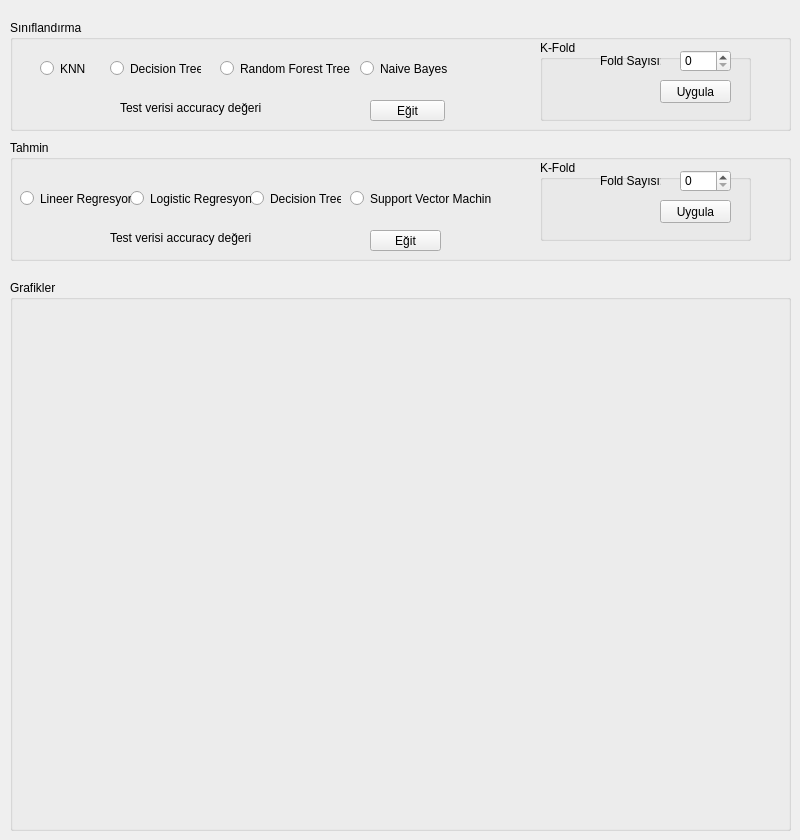
    <widget class="QWidget" name="tabTraining">
     <attribute name="title">
      <string>Eğitim</string>
     </attribute>
     <widget class="QGroupBox" name="groupBoxClassification">
      <property name="geometry">
       <rect>
        <x>10</x>
        <y>20</y>
        <width>781</width>
        <height>111</height>
       </rect>
      </property>
      <property name="title">
       <string>Sınıflandırma</string>
      </property>
      <widget class="QRadioButton" name="radioButtonKNNClassifier">
       <property name="geometry">
        <rect>
         <x>30</x>
         <y>40</y>
         <width>82</width>
         <height>17</height>
        </rect>
       </property>
       <property name="text">
        <string>KNN</string>
       </property>
      </widget>
      <widget class="QRadioButton" name="radioButtonDecisionTreeClassifier">
       <property name="geometry">
        <rect>
         <x>100</x>
         <y>40</y>
         <width>91</width>
         <height>17</height>
        </rect>
       </property>
       <property name="text">
        <string>Decision Tree</string>
       </property>
      </widget>
      <widget class="QRadioButton" name="radioButtonRandomForestTreeClassifier">
       <property name="geometry">
        <rect>
         <x>210</x>
         <y>40</y>
         <width>131</width>
         <height>17</height>
        </rect>
       </property>
       <property name="text">
        <string>Random Forest Tree</string>
       </property>
      </widget>
      <widget class="QRadioButton" name="radioButtonNaiveBayesClassifier">
       <property name="geometry">
        <rect>
         <x>350</x>
         <y>40</y>
         <width>91</width>
         <height>17</height>
        </rect>
       </property>
       <property name="text">
        <string>Naive Bayes</string>
       </property>
      </widget>
      <widget class="QPushButton" name="pushButtonClassificationTrain">
       <property name="geometry">
        <rect>
         <x>360</x>
         <y>80</y>
         <width>75</width>
         <height>21</height>
        </rect>
       </property>
       <property name="text">
        <string>Eğit</string>
       </property>
      </widget>
      <widget class="QLabel" name="labelTestDataAccuracy">
       <property name="geometry">
        <rect>
         <x>250</x>
         <y>80</y>
         <width>47</width>
         <height>16</height>
        </rect>
       </property>
       <property name="text">
        <string/>
       </property>
      </widget>
      <widget class="QLabel" name="label_13">
       <property name="geometry">
        <rect>
         <x>110</x>
         <y>80</y>
         <width>141</width>
         <height>16</height>
        </rect>
       </property>
       <property name="text">
        <string>Test verisi accuracy değeri:</string>
       </property>
      </widget>
      <widget class="QGroupBox" name="groupBoxKFoldClassification">
       <property name="geometry">
        <rect>
         <x>530</x>
         <y>20</y>
         <width>211</width>
         <height>81</height>
        </rect>
       </property>
       <property name="title">
        <string>K-Fold</string>
       </property>
       <widget class="QSpinBox" name="spinBoxNFoldClassification">
        <property name="geometry">
         <rect>
          <x>140</x>
          <y>10</y>
          <width>51</width>
          <height>22</height>
         </rect>
        </property>
       </widget>
       <widget class="QLabel" name="label_15">
        <property name="geometry">
         <rect>
          <x>60</x>
          <y>10</y>
          <width>61</width>
          <height>21</height>
         </rect>
        </property>
        <property name="text">
         <string>Fold Sayısı:</string>
        </property>
       </widget>
       <widget class="QPushButton" name="pushButtonApplyKFoldClassification">
        <property name="geometry">
         <rect>
          <x>120</x>
          <y>40</y>
          <width>71</width>
          <height>23</height>
         </rect>
        </property>
        <property name="text">
         <string>Uygula</string>
        </property>
       </widget>
      </widget>
     </widget>
     <widget class="QGroupBox" name="groupBoxRegression">
      <property name="geometry">
       <rect>
        <x>10</x>
        <y>140</y>
        <width>781</width>
        <height>121</height>
       </rect>
      </property>
      <property name="title">
       <string>Tahmin</string>
      </property>
      <widget class="QRadioButton" name="radioButtonSVMRegression">
       <property name="geometry">
        <rect>
         <x>340</x>
         <y>50</y>
         <width>141</width>
         <height>17</height>
        </rect>
       </property>
       <property name="text">
        <string>Support Vector Machine</string>
       </property>
      </widget>
      <widget class="QRadioButton" name="radioButtonDecisionTreeRegression">
       <property name="geometry">
        <rect>
         <x>240</x>
         <y>50</y>
         <width>91</width>
         <height>17</height>
        </rect>
       </property>
       <property name="text">
        <string>Decision Tree</string>
       </property>
      </widget>
      <widget class="QRadioButton" name="radioButtonLogisticRegression">
       <property name="geometry">
        <rect>
         <x>120</x>
         <y>50</y>
         <width>121</width>
         <height>17</height>
        </rect>
       </property>
       <property name="text">
        <string>Logistic Regresyon</string>
       </property>
      </widget>
      <widget class="QRadioButton" name="radioButtonLinearRegression">
       <property name="geometry">
        <rect>
         <x>10</x>
         <y>50</y>
         <width>111</width>
         <height>17</height>
        </rect>
       </property>
       <property name="text">
        <string>Lineer Regresyon</string>
       </property>
      </widget>
      <widget class="QLabel" name="label_14">
       <property name="geometry">
        <rect>
         <x>100</x>
         <y>90</y>
         <width>141</width>
         <height>16</height>
        </rect>
       </property>
       <property name="text">
        <string>Test verisi accuracy değeri:</string>
       </property>
      </widget>
      <widget class="QLabel" name="labelTestDataAccuracyRegression">
       <property name="geometry">
        <rect>
         <x>240</x>
         <y>90</y>
         <width>47</width>
         <height>16</height>
        </rect>
       </property>
       <property name="text">
        <string/>
       </property>
      </widget>
      <widget class="QPushButton" name="pushButtonRegressionTrain">
       <property name="geometry">
        <rect>
         <x>360</x>
         <y>90</y>
         <width>71</width>
         <height>21</height>
        </rect>
       </property>
       <property name="text">
        <string>Eğit</string>
       </property>
      </widget>
      <widget class="QGroupBox" name="groupBoxKFoldReggression">
       <property name="geometry">
        <rect>
         <x>530</x>
         <y>20</y>
         <width>211</width>
         <height>81</height>
        </rect>
       </property>
       <property name="title">
        <string>K-Fold</string>
       </property>
       <widget class="QSpinBox" name="spinBoxNFoldRegression">
        <property name="geometry">
         <rect>
          <x>140</x>
          <y>10</y>
          <width>51</width>
          <height>22</height>
         </rect>
        </property>
       </widget>
       <widget class="QLabel" name="label_16">
        <property name="geometry">
         <rect>
          <x>60</x>
          <y>10</y>
          <width>61</width>
          <height>21</height>
         </rect>
        </property>
        <property name="text">
         <string>Fold Sayısı:</string>
        </property>
       </widget>
       <widget class="QPushButton" name="pushButtonApplyKFoldRegression">
        <property name="geometry">
         <rect>
          <x>120</x>
          <y>40</y>
          <width>71</width>
          <height>23</height>
         </rect>
        </property>
        <property name="text">
         <string>Uygula</string>
        </property>
       </widget>
      </widget>
     </widget>
     <widget class="QGroupBox" name="groupBoxGraphs">
      <property name="geometry">
       <rect>
        <x>10</x>
        <y>280</y>
        <width>781</width>
        <height>551</height>
       </rect>
      </property>
      <property name="title">
       <string>Grafikler</string>
      </property>
      <widget class="QLabel" name="labelPredictReal">
       <property name="geometry">
        <rect>
         <x>60</x>
         <y>40</y>
         <width>311</width>
         <height>231</height>
        </rect>
       </property>
       <property name="text">
        <string/>
       </property>
       <property name="scaledContents">
        <bool>true</bool>
       </property>
      </widget>
      <widget class="QLabel" name="labelConfusionMatrix">
       <property name="geometry">
        <rect>
         <x>450</x>
         <y>40</y>
         <width>311</width>
         <height>231</height>
        </rect>
       </property>
       <property name="text">
        <string/>
       </property>
       <property name="scaledContents">
        <bool>true</bool>
       </property>
      </widget>
      <widget class="QLabel" name="labelRocCurve">
       <property name="geometry">
        <rect>
         <x>240</x>
         <y>300</y>
         <width>311</width>
         <height>231</height>
        </rect>
       </property>
       <property name="text">
        <string/>
       </property>
       <property name="scaledContents">
        <bool>true</bool>
       </property>
      </widget>
     </widget>
    </widget>
